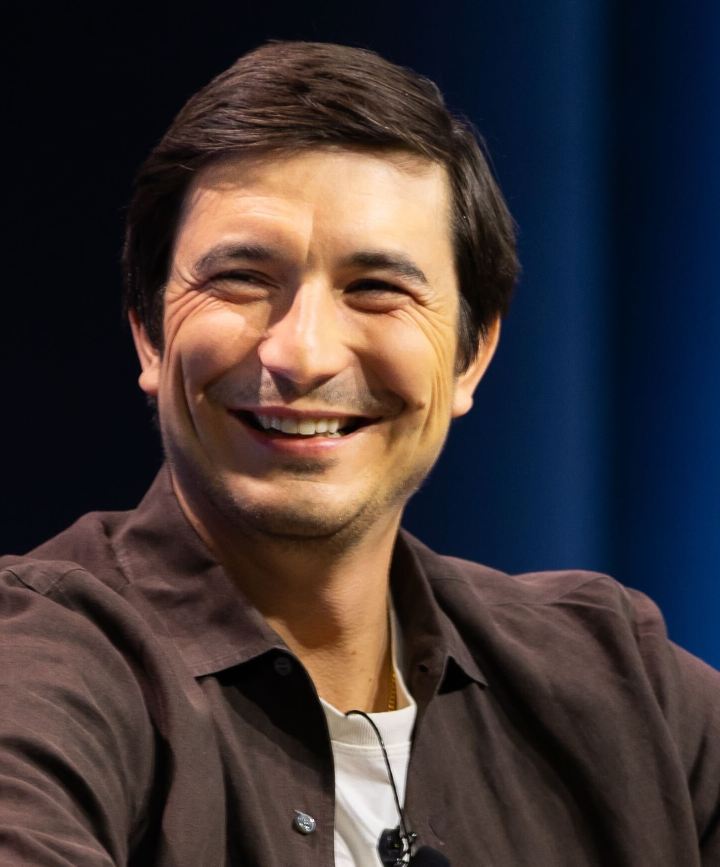
#> input picture script 2/Mochary_project_archive/05_Project_files/cutouts/tenev_src.jpg, 1440 x 1733 px, given in place of 17e8f370-image.webp, which was not available (shown at 1/2 size)
$ python faces_carousel.py out.png ../cutouts/tenev_src.jpg
#> lines starting #> are read from the running program, lines starting #| are printed output that depends on the picture
"""'It finds the people…' — three stacked 3D carousels of founder portraits that spin down and lock onto the people it finds."""
import sys, math, subprocess, numpy as np, cv2
from PIL import Image
S = '/tmp/claude-0/-home-claude/d8b4c3cb-d71b-55fb-ac43-ad142bdbaa67/scratchpad/'
U = '/root/.claude/uploads/d8b4c3cb-d71b-55fb-ac43-ad142bdbaa67/'
W, H = 1080, 1920; FPS = 24000 / 1001
N0 = 826; NF = 48; T0 = N0 / FPS
# (file, face-x frac, face-y frac, crop-height frac)
SRC = [('17e8f370-image.webp', .50, .45, 1.0), ('8c68b52d-image.jpg', .44, .40, .72), ('5c241d22-image.webp', .48, .46, 1.0),
       ('019bdfa6-image.jpg', .47, .24, .48), ('b9b48272-image.jpg', .52, .34, .62), ('4e941bc2-image.webp', .48, .30, .78),
       ('79d61dd9-image.webp', .40, .47, 1.0), ('e5ca6707-image.webp', .56, .50, 1.0), ('b6477c73-image.webp', .50, .45, 1.0),
       ('77262532-image.webp', .50, .45, 1.0), ('a496b34b-image.webp', .74, .44, 1.0), ('893fb79b-image.webp', .45, .44, 1.0),
       ('7db9b87d-image.webp', .45, .42, 1.0)]
CW, CH = 600, 800                                                   # card texture size
def card_tex(f, fx, fy, hf):
#> called with f = '17e8f370-image.webp', fx = 0.5, fy = 0.45, hf = 1
    im = np.asarray(Image.open(U + f).convert('RGB')).astype(np.float32) / 255; h, w = im.shape[:2]
#> after `h, w = im.shape[:2]`: h = 1733; w = 1440
    ch = h * hf; cw = ch * 3 / 4
#> after `ch = h * hf`: ch = 1733
#> after `cw = ch * 3 / 4`: cw = 1299.8
    if cw > w: cw = w; ch = cw * 4 / 3
    x0 = min(max(0, fx * w - cw / 2), w - cw); y0 = min(max(0, fy * h - ch * 0.42), h - ch)
#> after `x0 = min(max(0, fx * w - cw / 2), w - cw)`: x0 = 70.12
#> after `y0 = min(max(0, fy * h - ch * 0.42), h - ch)`: y0 = 0
    c = im[int(y0):int(y0 + ch), int(x0):int(x0 + cw)]
    c = cv2.resize(c, (CW, CH), interpolation=cv2.INTER_AREA if c.shape[0] > CH else cv2.INTER_CUBIC)
#> c: shape (800, 600, 3) float32
    l = c @ np.array([.299, .587, .114], np.float32); c = l[..., None] + (c - l[..., None]) * 0.62     # unify the grades
#> after `l = c @ np.array([0.299, 0.587, 0.114], np.float32)`:
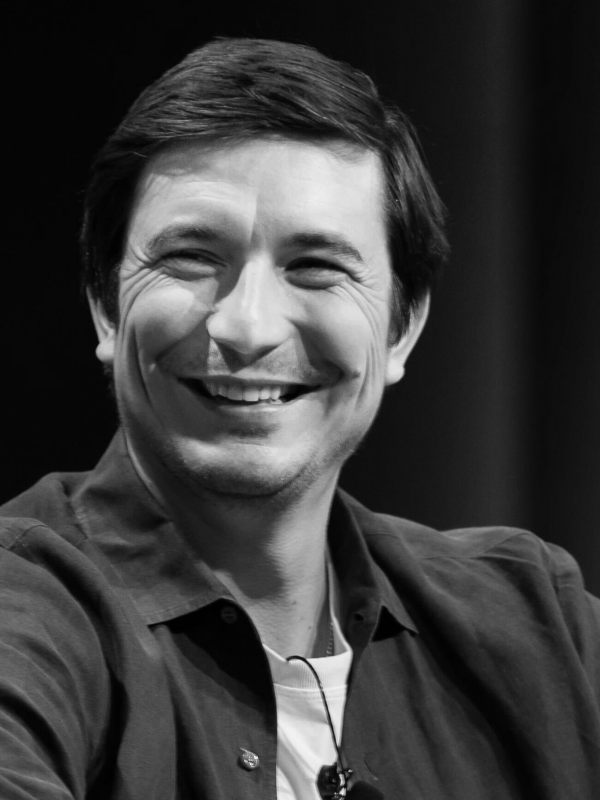
#> l: shape (800, 600) float32; min 0.0012, max 0.955, mean 0.234
    c = np.clip((c * np.array([1.03, 1.0, 0.95], np.float32) - 0.02) / 0.96, 0, 1)
    yy = np.linspace(0, 1, CH)[:, None, None]; c = c * (1 - 0.35 * np.clip((yy - 0.6) / 0.4, 0, 1))      # floor shade
#> after `c = c * (1 - 0.35 * np.clip((yy - 0.6) / 0.4, 0, 1))`:
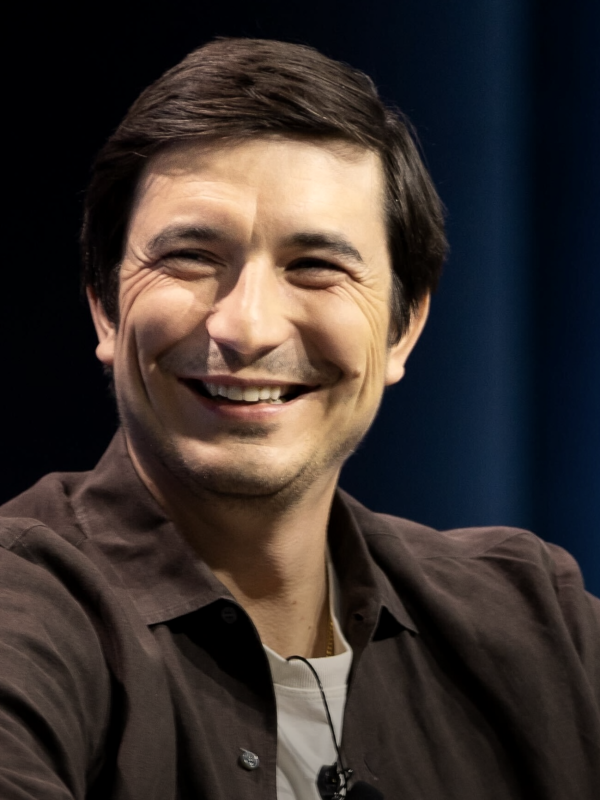
#> c: shape (800, 600, 3) float64; mean R, G, B 0.234, 0.198, 0.184
    return c
TEX = [card_tex(*s) for s in SRC]
#> call 2 of card_tex, with f = '8c68b52d-image.jpg', fx = 0.44, fy = 0.4, hf = 0.72
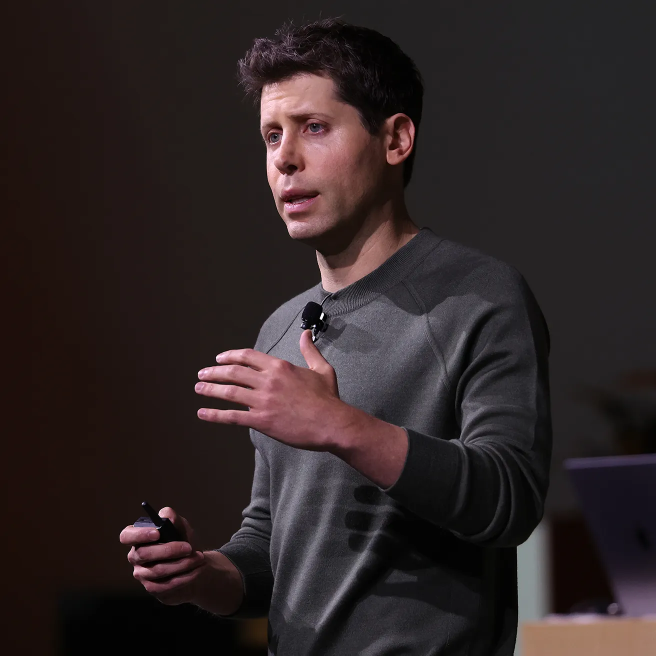
#> input picture script 2/Mochary_project_archive/05_Project_files/cutouts/altman.png, 1311 x 1311 px, given in place of 8c68b52d-image.jpg, which was not available (shown at 1/2 size)
#> in card_tex (call 2), `l = c @ np.array([0.299, 0.587, 0.114], np.float32)`:
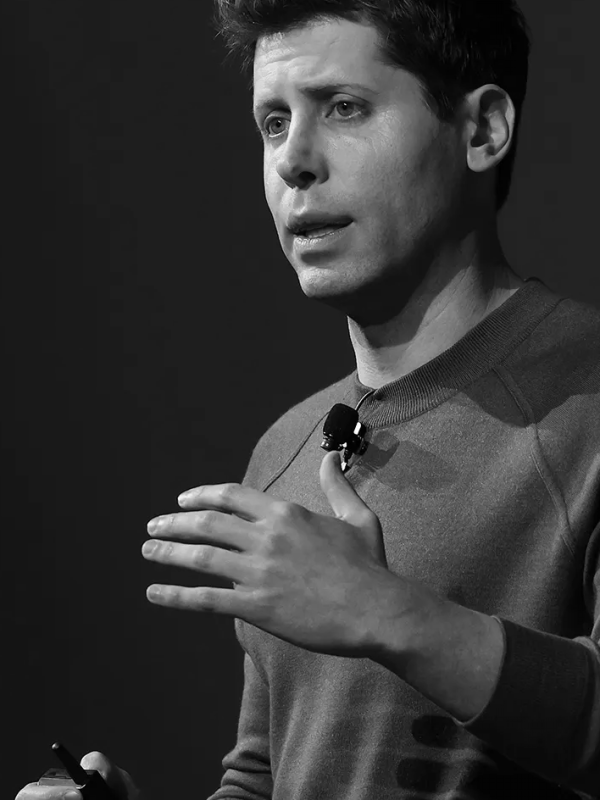
#> l: shape (800, 600) float32; min 0.000358, max 0.998, mean 0.209
#> call 3 of card_tex, with f = '5c241d22-image.webp', fx = 0.48, fy = 0.46, hf = 1
#> in card_tex (call 3), `c = cv2.resize(c, (CW, CH), interpolation=cv2.INTER_AREA if c.shape[0]..`:
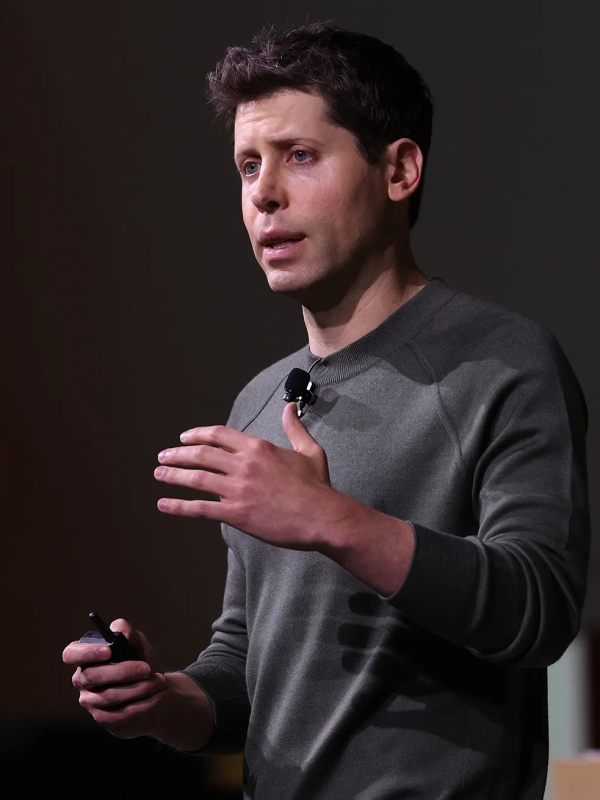
#> c: shape (800, 600, 3) float32; mean R, G, B 0.196, 0.157, 0.16
#> in card_tex (call 3), `l = c @ np.array([0.299, 0.587, 0.114], np.float32)`:
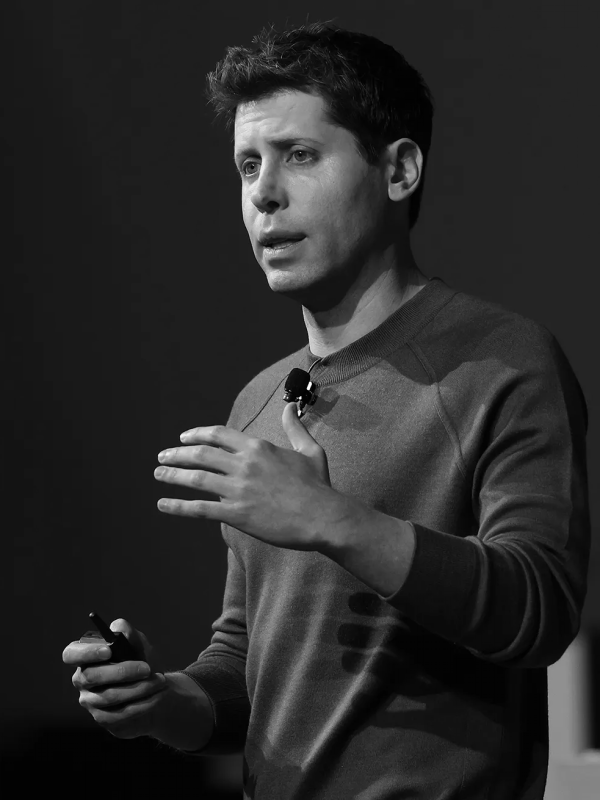
#> l: shape (800, 600) float32; min 0.00114, max 0.991, mean 0.169
#> in card_tex (call 3), `c = c * (1 - 0.35 * np.clip((yy - 0.6) / 0.4, 0, 1))`:
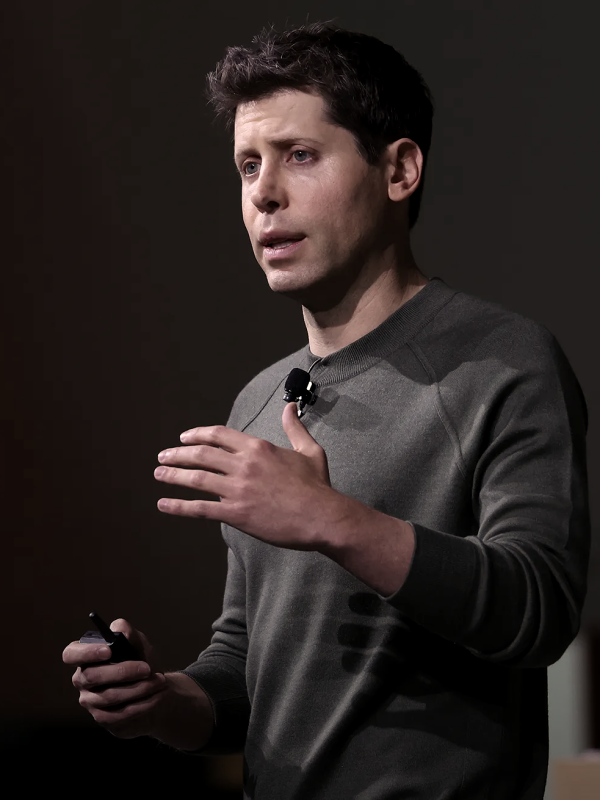
#> c: shape (800, 600, 3) float64; mean R, G, B 0.169, 0.139, 0.133
#> (the run stopped early here; a loop or call above may not have finished)
